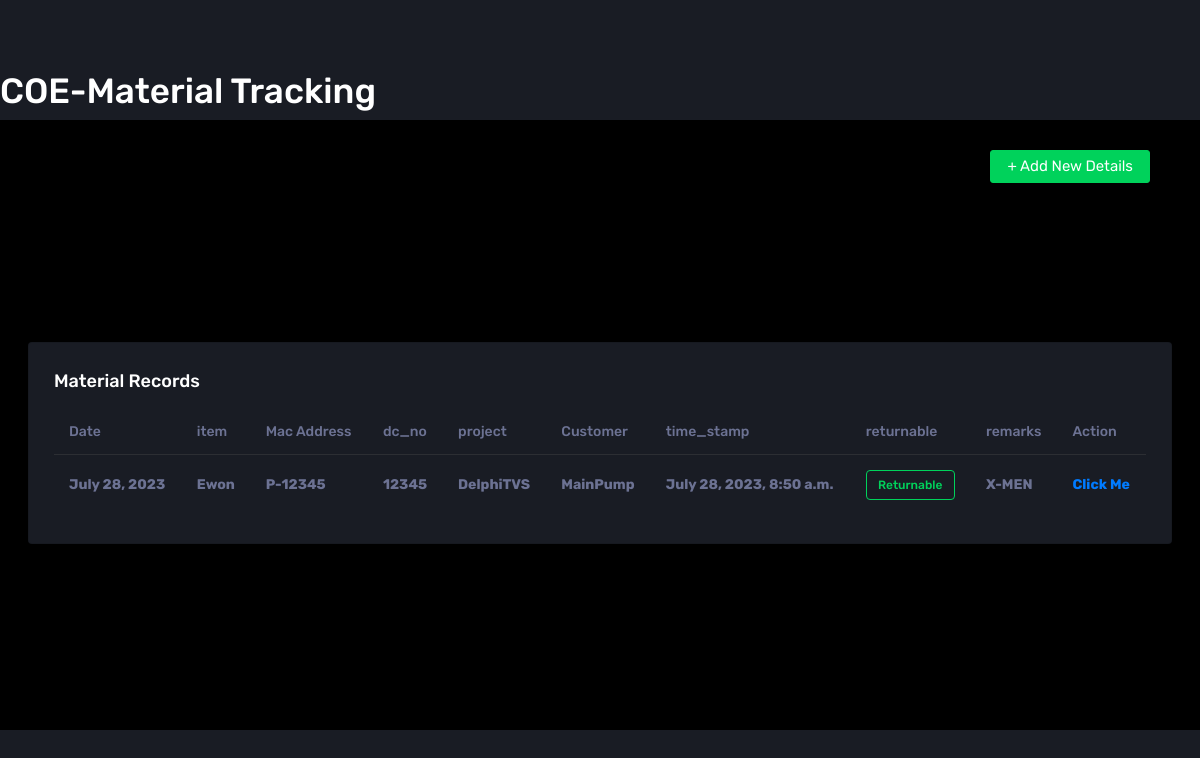
The app's page /records/ with its own data.
### MATRIX_MK1/models.py (models this page shows)
class Datatable(models.Model):
    id = models.AutoField(primary_key=True)
    item = models.CharField(max_length=200)
    customer = models.CharField(max_length=200)
    dc_no = models.IntegerField()
    Part_no = models.CharField(max_length=200)
    returnable = models.CharField(max_length=200)
    remarks = models.CharField(max_length=200)
    project = models.CharField(max_length=200)
    date = models.DateField()
    time_stamp =models.DateTimeField(default=datetime.datetime.now())
    def __str__(self):
        return self.project

### MATRIX_MK1/views.py (the view)
# urls.py: path('records/' , views.HomeRecords),
def HomeRecords(request):
    query_set = Datatable.objects.all()
    context = {
        'query_set' : query_set
    }
    print(context)
    return render(request , 'record_table.html' , context)

### Template/record_table.html (shortened to what this page needs)
{% load static %}
<!DOCTYPE html>
<html lang="en">
  <head>
    <link rel="stylesheet" href="{% static 'vendors/mdi/css/materialdesignicons.min.css' %}">
    <link rel="stylesheet" href="{% static 'vendors/css/vendor.bundle.base.css' %} ">
    <link rel="stylesheet" href="{% static 'vendors/vectormap/jquery-jvectormap.css' %}">
    <link rel="stylesheet" href="{% static 'vendors/flag-icon-css/css/flag-icon.min.css' %}">
    <link rel="stylesheet" href="{% static 'vendors/owl-carousel-2/owl.carousel.min.css' %}">
    <link rel="stylesheet" href="{% static 'vendors/owl-carousel-2/owl.theme.default.min.css' %}">
    <link rel="stylesheet" href="{% static 'css/style.css' %}">
  </head>
  <body>
        <div class="main-panel">
          <h1>COE-Material Tracking</h1>
          <div class="content-wrapper">
          <a style="position: absolute ; right: 0;  margin-right: 50px;" class="nav-link btn btn-success create-new-button"   href='/material_form/'>+ Add New Details</a>
          </div>
          <div class="content-wrapper">
            <div class="row ">
              <div class="col-12 grid-margin">
                <div class="card">
                  <div class="card-body">
                    <h4 class="card-title">Material Records</h4>
                    <div class="table-responsive">
                      <table class="table">
                        <thead>
                          <tr>
                            <th>Date</th>
                            <th>item</th>
                            <th>Mac Address</th>
                            <th>dc_no</th>
                            <th>project</th>
                            <th>Customer</th>
                            <th>time_stamp</th>
                            <th>returnable</th>
                            <th>remarks</th>
                            <th>Action</th>
                          </tr>
                        </thead>
                        <tbody>
                          {% for i in query_set %}
                          <tr>
                            <th>{{ i.date }}</th>
                            <th>{{ i.item }}</th>
                            <th>{{ i.Part_no }}</th>
                            <th>{{ i.dc_no }}</th>
                            <th>{{ i.project }}</th>
                            <th>{{ i.customer }}</th>
                            <th>{{ i.time_stamp }}</th>
                            {% if  i.returnable == 'Returnable' %}
                            <td>
                              <div class="badge badge-outline-success">{{ i.returnable }}</div>
                            </td>
                            {% else  %}
                            <td>
                            <div class="badge badge-outline-danger">{{ i.returnable }}</div>
                            </td>
                            {% endif %}
                            <th>{{ i.remarks }}</th>
                            <th>
                              <a href="#" data-id="{{i.id}}" onclick="handleClick(event)">Click Me</a>
                            </th>
                            </tr>
                          {% endfor %}
                        </tbody>
                      </table>
                    </div>
                  </div>
                </div>
              </div>
            </div>
          </div>
        </div>
  </body>
</html>

### records on screen
Datatable: date "July 28, 2023", item "Ewon", Part_no "P-12345", dc_no "12345", project "DelphiTVS", customer "MainPump", time_stamp "July 28, 2023, 8:50 a.m.", returnable "Returnable", remarks "X-MEN"
